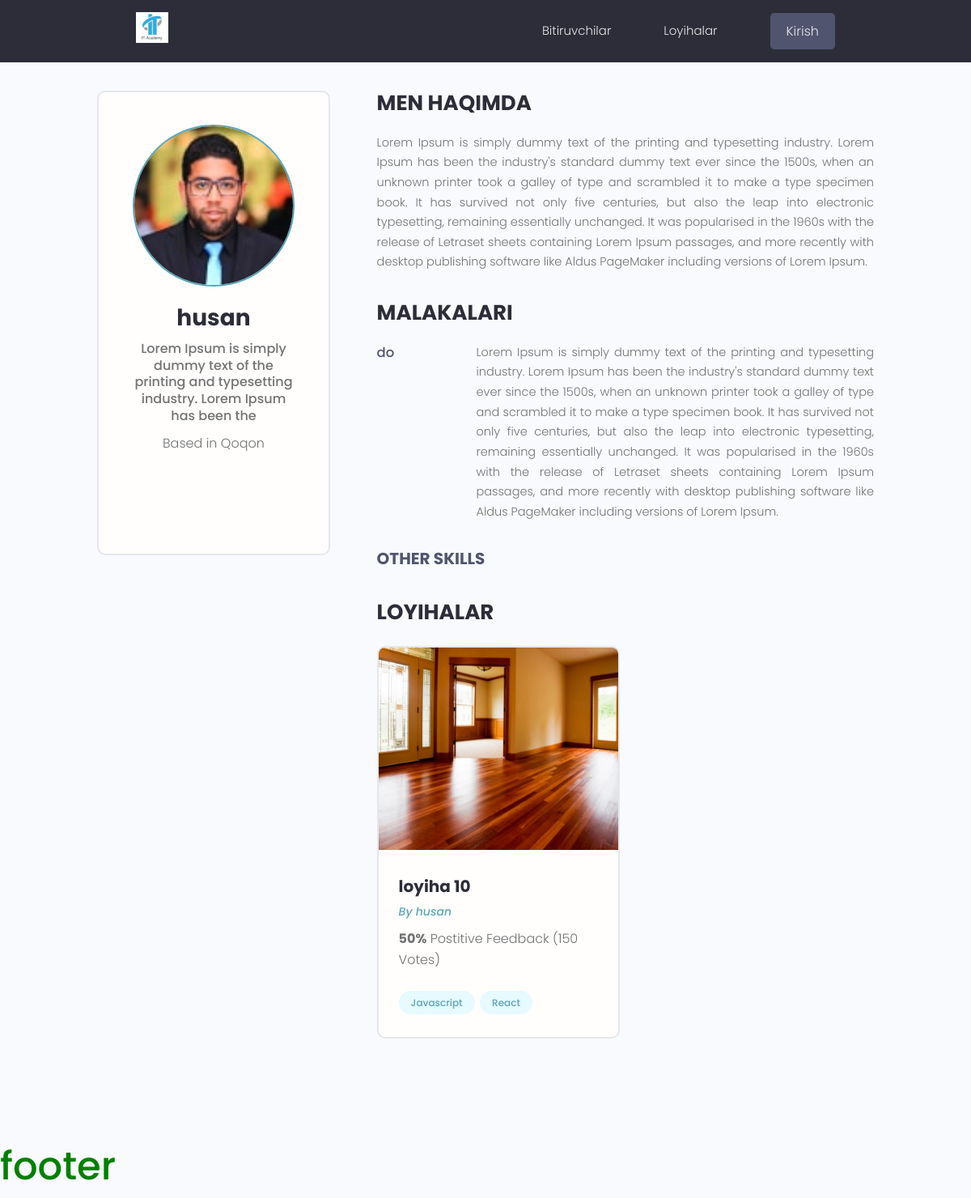
Screenshot of /profile/2145bf73-93b4-4c6e-a27e-16963a1c5ab7/ with the database file from the repository.
### users/models.py (models this page shows, shortened)
class Profil(models.Model):
    user = models.OneToOneField(User,on_delete=models.CASCADE,null=True,blank=True)
    name = models.CharField(max_length=100,null=True,blank=True)
    email = models.EmailField(max_length=100,null=True,blank=True)
    info = models.CharField(max_length=100,null=True,blank=True)
    location = models.CharField(max_length=150,null=True,blank=True)
    bio = models.TextField(null=True,blank=True)
    social_git_hub = models.CharField(max_length=150,null=True,blank=True)
    social_facebook = models.CharField(max_length=150,null=True,blank=True)
    social_youtube = models.CharField(max_length=150,null=True,blank=True)
    social_instagram = models.CharField(max_length=150,null=True,blank=True)
    created = models.DateTimeField(auto_now_add=True)
    image = models.ImageField(upload_to='profiles',default='images/user.png')
    id = models.UUIDField(default=uuid.uuid4,unique=True,primary_key=True,editable=False)
    def __str__(self):
        return str(self.user.username)

class Skill(models.Model):
    user = models.ForeignKey(Profil,on_delete=models.CASCADE,null=True,blank=True)
    name = models.CharField(max_length=100,null=True,blank=True)
    description = models.TextField(null=True,blank=True)
    created = models.DateTimeField(auto_now_add=True)
    id = models.UUIDField(default=uuid.uuid4,unique=True,primary_key=True,editable=False)

### projects/models.py (models this page shows, shortened)
class Project(models.Model):
    user = models.ForeignKey(Profil,on_delete=models.SET_NULL,null=True,blank=True)
    title = models.CharField(max_length=200)
    description = models.TextField(null=True,blank=True)
    image = models.ImageField(upload_to='images/',default='user.png')
    demo_link = models.CharField(max_length=100,null=True,blank=True)
    source_link = models.CharField(max_length=100,null=True,blank=True)
    created = models.DateTimeField(auto_now_add=True)
    vote_count = models.IntegerField(default=0)
    vote_ratio = models.IntegerField(default=0)
    id = models.UUIDField(default=uuid.uuid4,unique=True,primary_key=True,editable=False)
    tag = models.ManyToManyField('Tag',blank=True)

class Tag(models.Model):
    name = models.CharField(max_length=100)
    created = models.DateTimeField(auto_now_add=True)
    id = models.UUIDField(default=uuid.uuid4,unique=True,primary_key=True,editable=False)
    def __str__(self):
        return self.name

### users/views.py (the view)
# urls.py: path('profile/<str:id>/',profile,name='profile'),
def profile(request,id):
    user = Profil.objects.get(id=id)
    context = {
        'user':user
    }
    return render(request,'users/profile.html',context)

### users/templates/users/profile.html (shortened to what this page needs)
{% extends 'base.html' %}
{% block content %}
<main class="profile my-md">
    <div class="container">
        <div class="layout">
            <div class="column column--1of3">
                <div class="card text-center">
                    <div class="card__body dev">
                        <img class="avatar avatar--xl" src="{{ user.image.url }}" />
                        <h2 class="dev__name">{{user.name}}</h2>
                        <p class="dev__title">{{user.info}}</p>
                        <p class="dev__location">Based in {{user.location}}</p>
                        <ul class="dev__social">
                        </ul>
                    </div>
                </div>
            </div>
            <div class="column column--2of3">
                <div class="devInfo">
                    <h3 class="devInfo__title">Men haqimda</h3>
                    <p class="devInfo__about">{{user.bio}}</p>
                </div>
                <div class="devInfo">
                    <h3 class="devInfo__title">Malakalari</h3>
                    <div class="devInfo__skills">
                        {% for skill in  user.skill_set.all %}
                        <div class="devSkill">
                            <h4 class="devSkill__title">{{skill.name}}</h4>
                            <p class="devSkill__info">{{skill.description}}</p>
                        </div>
                        {% endfor %}
                        <h3 class="devInfo__subtitle">Other Skills</h3>
                    </div>
                </div>
                <div class="devInfo">
                    <h3 class="devInfo__title">Loyihalar</h3>
                    <div class="grid grid--two">
                        {% for project in user.project_set.all %}
                        <div class="column">
                            <div class="card project">
                                <a href="{% url 'project' project.id %}" class="Loyiha">
                                    <img class="project__thumbnail" src="{{project.image.url}}"
                                         alt="project thumbnail" />
                                    <div class="card__body">
                                        <h3 class="project__title">{{project.title}}</h3>
                                        <p><a class="project__author"
                                              href="{% url 'profile' project.id %}">By
                                            {{user}}</a>
                                        </p>
                                        <p class="project--rating">
                                            <span style="font-weight: bold;">{{project.vote_ratio}}%</span> Postitive
                                            Feedback ({{project.vote_count}} Vote{{project.vote_count|pluralize:"s"}})
                                        </p>
                                        <div class="project__tags">
                                            {% for tag in project.tag.all %}
                                            <span class="tag tag--pill tag--main">
                                                <small>{{tag}}</small>
                                            </span>
                                            {% endfor %}
                                        </div>
                                    </div>
                                </a>
                            </div>
                        </div>
                        {% endfor %}
                    </div>
                </div>
            </div>
        </div>
    </div>
</main>
{% endblock content %}

### static/styles/app.css (style rules this page uses)
:root { --color-sub: #2d2d39; }
.card { border: 2px solid var(--color-light); }
img { width: 100%; }
.profile .card > .dev { padding: 4rem; }
.dev__name { color: var(--color-sub); font-size: 2.8rem; font-weight: 700; margin-top: 1rem; margin-bottom: 0.5rem; }
.dev__title { font-size: 1.6rem; font-weight: 500; line-height: 1.3; }
.dev__location { margin-top: 1rem; }
.dev__social { margin: 3rem 0; list-style: none; display: flex; justify-content: center; gap: 1.5rem; }
.devInfo { margin-bottom: 3rem; }
.devInfo__title, .devInfo__subtitle { font-size: 2.6rem; color: var(--color-sub); text-transform: uppercase; font-weight: 700; margin-bottom: 1.5rem; }
.devInfo__subtitle { font-size: 2rem; color: var(--color-sub-light); }
.devInfo__about, .devSkill__info { font-size: 1.45rem; line-height: 1.7; text-align: justify; }
.devSkill { margin-bottom: 3rem; }
.devSkill__title { font-size: 1.65rem; font-weight: 500; color: var(--color-sub-light); }
@media screen and (min-width: 700px) { .devSkill { display: flex; justify-content: space-between; gap: 3rem; } }
@media screen and (min-width: 700px) { .devSkill__info { flex-basis: 80%; } }
.project__author { font-size: 1.4rem; font-style: italic; }
.project--rating { margin-bottom: 1.6em; margin-top: .5em; }
.project__thumbnail { height: 25rem; object-fit: cover; object-position: top center; }
.project__title { font-size: 2rem; font-weight: 700; color: var(--color-sub); }

### static/uikit/styles/modules/_variables.css (style rules this page uses)
:root { --color-main: #5aa5b9; --color-main-light: #e6faff; --color-sub: #3f4156; --color-sub-light: #51546e; --color-sub-lighter: #ededfd; --color-text: #737373; --color-gray: #8b8b8b; --color-light: #e5e7eb; --color-light-gray: #767676; --color-bg: #f8fafd; --color-white: #fffefd; --color-white-light: #f3f3f3; --color-success: #359e64; --color-success-bg: #def8e8; --color-error: #fc4b0b; --color-error-bg: #fff2ee; --font-base: 'Poppins', arial, helvetica, 'Segoe UI', roboto, ubuntu, sans-serif; --font-monospace: 'Fira Code', 'Courier New', courier, monospace; --font-regular: 300; --font-medium: 500; --font-bold: 700; --generic-shadow: 1px 1px 5px #00000010; --generic-transition: all 0.3s ease-in-out; }

### static/uikit/styles/modules/_base.css (style rules this page uses)
* { margin: 0; padding: 0; box-sizing: border-box; text-rendering: optimizeLegibility; color: inherit; font-size: inherit; }
html { font-size: 50%; }
@media only screen and (min-width: 480px) { html { font-size: 56.25%; } }
@media only screen and (min-width: 1200px) { html { font-size: 62.5%; } }
body { line-height: 1.6; font-weight: 400; font-size: 1.5rem; color: var(--color-text); background-color: var(--color-bg); min-height: 100vh; }

### static/uikit/styles/modules/_typography.css (style rules this page uses)
* { font-family: var(--font-base); }
h2 { font-size: 3.6rem; font-weight: var(--font-bold); }
h3 { font-size: 3.2rem; font-weight: var(--font-medium); }
h4 { font-size: 2.8rem; font-weight: var(--font-medium); }
p, span, strong { font-size: 1.6rem; color: var(--color-text); font-weight: var(--font-regular); }
a { padding-bottom: 2px; text-decoration: none; display: inline-block; color: var(--color-main); font-weight: var(--font-medium); }

### static/uikit/styles/modules/_utilities.css (style rules this page uses)
.container { width: 92%; max-width: 165rem; margin: 0 auto; box-sizing: border-box; }
@media screen and (min-width: 1000px) { .container { width: 90%; } }
@media screen and (min-width: 1200px) { .container { width: 80%; } }
.text-center { text-align: center; }
.my-md { margin: 3rem auto; }

### static/uikit/styles/modules/_avatar.css (style rules this page uses)
.avatar { border-radius: 50%; border: 2px solid var(--color-main); object-fit: cover; }
.avatar--xl { height: 20rem; width: 20rem; }

### static/uikit/styles/modules/_card.css (style rules this page uses)
.card { border-radius: 1rem; background-color: var(--color-white); border: 1.5px solid var(--color-light); width: auto; height: auto; margin-top: 0.5rem; margin-bottom: 0.5rem; overflow: hidden; }
.card__body, .card__header { padding: 2rem 2.5rem; }

### static/uikit/styles/modules/_tag.css (style rules this page uses)
.tag { display: inline-flex; align-items: center; background-color: var(--color-sub); height: -webkit-fit-content; height: -moz-fit-content; height: fit-content; width: -webkit-fit-content; width: -moz-fit-content; width: fit-content; border-radius: 0.5rem; padding: 0.5rem 1.5rem; font-size: 1.2rem; cursor: pointer; }
.tag:not(:last-child) { margin-right: 0.25rem; margin-bottom: 0.75rem; }
.tag > small { color: var(--color-white); }
.tag--pill { border-radius: 5rem; }
.tag--main, .tag--main > small { background: var(--color-main-light); color: var(--color-main); font-weight: 500; }

### rows the page displays
Profil: image (picture), name "husan", info "Lorem Ipsum is simply dummy text of the printing and typesetting industry. Lorem Ipsum has been the", location "Qoqon", bio "Lorem Ipsum is simply dummy text of the printing and typesetting industry. Lorem Ipsum has been the industry's standard dummy text ever since the 1500s, when an unknown printer took a galley of type and scrambled it to make a type specimen book. It has survived not only five centuries, but also the leap into electronic typesetting, remaining essentially unchanged. It was popularised in the 1960s with the release of Letraset sheets containing Lorem Ipsum passages, and more recently with desktop publishing software like Aldus PageMaker including versions of Lorem Ipsum.", user.username "husan"
Skill: name "do", description "Lorem Ipsum is simply dummy text of the printing and typesetting industry. Lorem Ipsum has been the industry's standard dummy text ever since the 1500s, when an unknown printer took a galley of type and scrambled it to make a type specimen book. It has survived not only five centuries, but also the leap into electronic typesetting, remaining essentially unchanged. It was popularised in the 1960s with the release of Letraset sheets containing Lorem Ipsum passages, and more recently with desktop publishing software like Aldus PageMaker including versions of Lorem Ipsum."
Project: image (picture), title "loyiha 10", vote_ratio "50", vote_count "150"
Tag: name "Javascript"
Tag: name "React"
